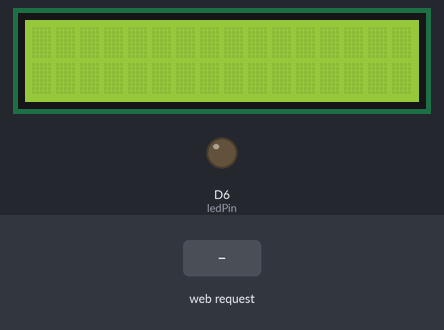
Recording of a sketch running on a simulated Arduino MKR. Shown: 16×2 character LCD, output pins drawn as LEDs (lit = HIGH). The inputs (shaded band) are chosen by the test bench. WiFi joins after 1.5 s; servers stay silent unless stated; what the sketch prints to the serial monitor is not drawn.

Above: at 12.7 s.
12.8 s: HTTP request GET /text?inputText= received
At 14.0 s:
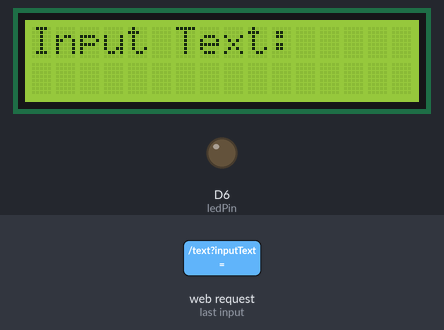
14.3 s: HTTP request GET /H received
At 14.8 s:
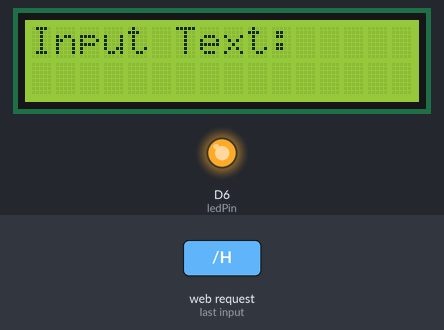
15.8 s: HTTP request GET /L received
At 17.2 s:
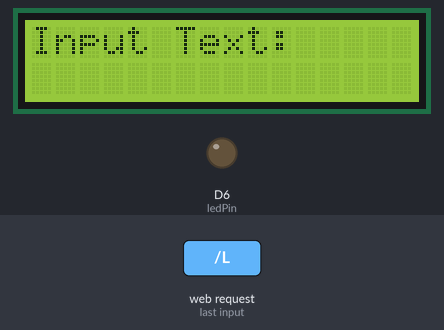
Timing chart, 0 to 18.8 s (numbered marks = the images above; inputs shaded):
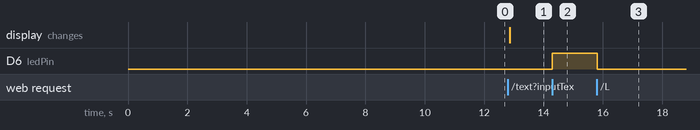

Measured:
- after the input at 12.8 s, the display: changes after 0.05 s (image 1)
- after the input at 14.3 s, D6 (ledPin): LOW → HIGH at once
- after the input at 15.8 s, D6 (ledPin): HIGH → LOW at once

The sketch:

upz-fshk6.ino
```cpp
#include <SPI.h>
#include <WiFi101.h>
#include <LiquidCrystal.h>

LiquidCrystal lcd(0, 1, 2, 3, 4, 5);

char ssid[] = "KREN";             //  your network SSID (name) between the " "
char pass[] = "krenkosova";      // your network password between the " "
int keyIndex = 0;                 // your network key Index number (needed only for WEP)
int status = WL_IDLE_STATUS;      //connection status
WiFiServer server(80);            //server socket

WiFiClient client = server.available();

int ledPin = 6;
String teksti = "";

void setup() {
  Serial.begin(9600);
  pinMode(ledPin, OUTPUT);
  while (!Serial);

  lcd.begin(16, 2); // If you have 20×4 LCD user (20,4)

  enable_WiFi();
  connect_WiFi();

  server.begin();
  printWifiStatus();
}

void loop() {
  client = server.available();

  if (client) {
    printWEB();
  }
}

void printWifiStatus() {
  // print the SSID of the network you're attached to:
  Serial.print("SSID: ");
  Serial.println(WiFi.SSID());

  // print your board's IP address:
  IPAddress ip = WiFi.localIP();
  Serial.print("IP Address: ");
  Serial.println(ip);

  // print the received signal strength:
  long rssi = WiFi.RSSI();
  Serial.print("signal strength (RSSI):");
  Serial.print(rssi);
  Serial.println(" dBm");

  Serial.print("To see this page in action, open a browser to http://");
  Serial.println(ip);
}

void enable_WiFi() {

  String fv = WiFi.firmwareVersion();
  if (fv < "1.0.0") {
    Serial.println("Please upgrade the firmware");
  }
}

void connect_WiFi() {
  // attempt to connect to Wifi network:
  while (status != WL_CONNECTED) {
    Serial.print("Attempting to connect to SSID: ");
    Serial.println(ssid);
    // Connect to WPA/WPA2 network. Change this line if using open or WEP network:
    status = WiFi.begin(ssid, pass);

    // wait 10 seconds for connection:
    delay(10000);
  }
}

void printWEB() {

  if (client) {                             // if you get a client,
    Serial.println("new client");           // print a message out the serial port
    String currentLine = "";                // make a String to hold incoming data from the client
    while (client.connected()) {            // loop while the client's connected
      if (client.available()) {             // if there's bytes to read from the client,
        char c = client.read();             // read a byte, then
        String txt =  String(c);
        teksti += txt;
        Serial.write(c);                    // print it out the serial monitor
        if (c == '\n') {                    // if the byte is a newline character

          // if the current line is blank, you got two newline characters in a row.
          // that's the end of the client HTTP request, so send a response:
          if (currentLine.length() == 0) {

            // HTTP headers always start with a response code (e.g. HTTP/1.1 200 OK)
            // and a content-type so the client knows what's coming, then a blank line:
            client.println("HTTP/1.1 200 OK");
            client.println("Content-type:text/html");
            client.println();

            //create the buttons
            client.print("Click <a href=\"/H\">here</a> turn the LED on<br>");
            client.print("Click <a href=\"/L\">here</a> turn the LED off<br><br>");
            // Add input field
            client.print("<form action=\"/text\" method=\"get\">");
            client.print("Text: <input type=\"text\" name=\"inputText\"><br>");
            client.print("<input type=\"submit\" value=\"Submit\">");
            client.print("</form>");


            // The HTTP response ends with another blank line:
            client.println();
            // break out of the while loop:
            break;
          }
          else {      // if you got a newline, then clear currentLine:
            currentLine = "";
          }
        }
        else if (c != '\r') {    // if you got anything else but a carriage return character,
          currentLine += c;      // add it to the end of the currentLine
        }
        Serial.println(currentLine);
        if (currentLine.endsWith("GET /H")) {
        digitalWrite(ledPin, HIGH);
        }
        if (currentLine.endsWith("GET /L")) {
        digitalWrite(ledPin, LOW);
        }

        // Check if the request includes text input
        if (currentLine.indexOf("GET /text?inputText=") != -1) {
          int startPos = currentLine.indexOf("GET /text?inputText=") + 20;
          int endPos = currentLine.indexOf("HTTP");
          String inputText = currentLine.substring(startPos, endPos);
          Serial.println("Input Text: " + inputText);

          // Display the input text on the LCD
          lcd.clear();
          lcd.setCursor(0, 0);
          lcd.print("Input Text: ");
          lcd.setCursor(0, 1);
          lcd.print(inputText);
        }

      }
    }
    Serial.println("lamir -" + teksti);
    // close the connection:
    client.stop();
    Serial.println("client disconnected");
  }
}
```
